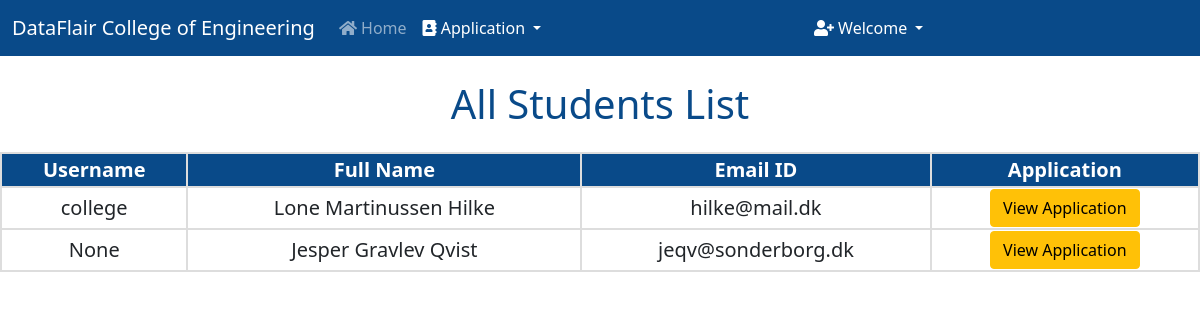
/users/ (signed in), run on the app's committed database.
### project/models.py (models this page shows, shortened)
class Application(models.Model):
    COURSES = (
    ('Computer Science Engineering', 'Computer Science Engineering'),
    ('Information Technology Engineering', 'Information Technology Engineering'),
    ('Electronics and Telecommunication Engineering', 'Electronics and Telecommunication Engineering'),
    ('Electronics Engineering', 'Electronics Engineering'),
    )
    STATUS = (
        ('Approved', 'Approved'),
        ('Pending', 'Pending'),
        ('Rejected', 'Rejected'),
    )
    user = models.OneToOneField(User, on_delete=models.CASCADE, blank=True, null=True)
    course = models.CharField(max_length=100, choices= COURSES)
    name = models.CharField(max_length=200)
    email = models.CharField(max_length=200)
    phone_no = models.CharField(max_length=200)
    address = models.TextField(max_length=200)
    student_profile = models.ImageField(upload_to="images")
    ssc_percentage = models.DecimalField(max_digits=4, decimal_places=2, null=True)
    ssc_marksheet = models.ImageField(upload_to="images", null=True)
    ssc_passing_certificate = models.ImageField(upload_to="images", null=True)
    ssc_leaving_certificate = models.ImageField(upload_to="images", null=True)
    hsc_percentage = models.DecimalField(max_digits=4, decimal_places=2, null=True)
    hsc_marksheet = models.ImageField(upload_to="images", null=True)
    hsc_passing_certificate = models.ImageField(upload_to="images", null=True)
    hsc_leaving_certificate = models.ImageField(upload_to="images", null=True)
    cet_percentile = models.DecimalField(max_digits=5, decimal_places=3, null=True)
    cet_scorecard = models.ImageField(upload_to="images", null=True)
    jee_percentile = models.DecimalField(max_digits=5, decimal_places=3, null=True)
    jee_scorecard = models.ImageField(upload_to="images", null=True)
    Application_Status = models.TextField(max_length=100, choices=STATUS, default="Pending")
    message = models.TextField(max_length=100, default="")

### project/views.py (the view)
# urls.py: path("users/", views.users, name="users"),
def users(request):
    if not request.user.is_superuser:
        return redirect("/login")
    allUsers = Application.objects.all()
    return render(request, "users.html", {'allUsers':allUsers})

### project/templates/users.html (shortened to what this page needs)
{% extends 'admin.html' %}
    {% block body %}
    <h1 class="mt-4">All Students List</h1>
    <div class="users-table mt-4">
    <table>
        <tbody>
            <tr>
                <th>Username</th>
                <th>Full Name</th>
                <th>Email ID</th>
                <th>Application</th>
            </tr>
            {% for user in allUsers %}
            <tr>
                <td>{{user.user}}</td>
                <td>{{user.name}}</td>
                <td>{{user.email}}</td>
                <td><a href="/student_application/{{user.id}}/" class="btn btn-warning">View Application</a></td>
            </tr>
            {% endfor %}
        </tbody>
    </table>
    {% endblock %}

### project/templates/users.html (style rules this page uses)
h1 { text-align: center; color: #094a89; }
table { border-collapse: collapse; width: 100%; text-align: center; font-size: 20px; }
th { background-color: #094a89; color: white; }
th, td { border: 2px solid #ddd; }

### data on the page
Application: user "college", name "Lone Martinussen Hilke", email "hilke@mail.dk"
Application: user "None", name "Jesper Gravlev Qvist", email "jeqv@sonderborg.dk"
